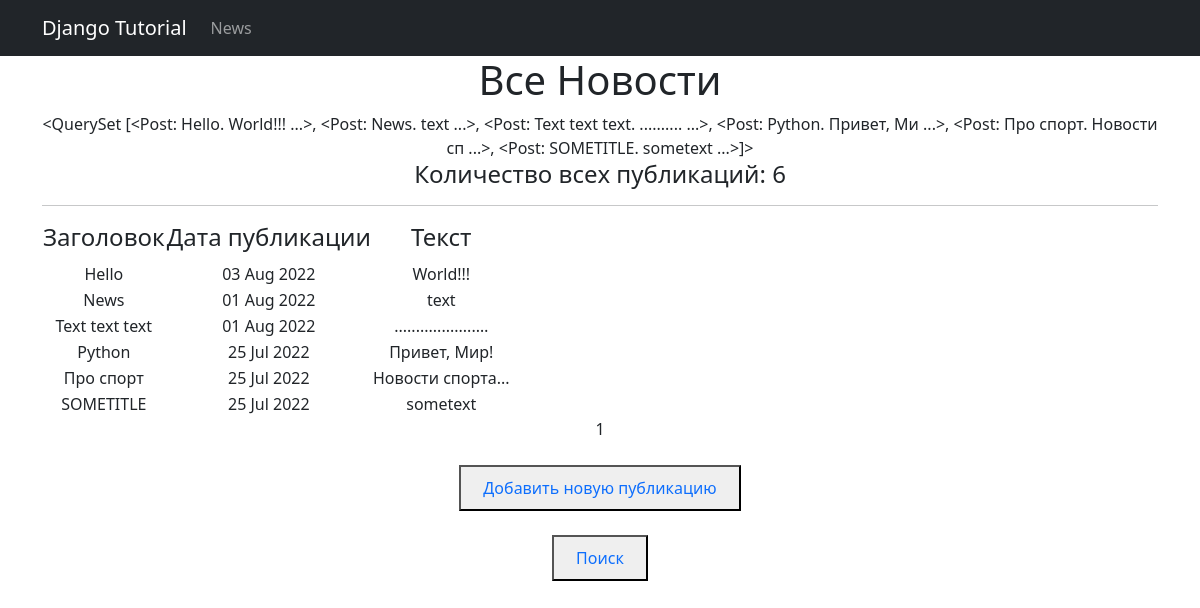
Page /news/ on the committed database.
### news/models.py (models this page shows, shortened)
class Post(models.Model):
    author = models.ForeignKey(Author, on_delete=models.CASCADE)
    NEWS = 'NW'
    ARTICLE = 'AR'
    POSITIONS = (
        (NEWS, 'Новость'),
        (ARTICLE, 'Статья'),
    )
    category_type = models.CharField(max_length=2, choices=POSITIONS, default=ARTICLE)
    created_date = models.DateTimeField(auto_now_add=True)
    post_category = models.ManyToManyField(Category, through='PostCategory')
    title = models.CharField(max_length=128)
    text = models.TextField()
    post_rate = models.IntegerField(default=0)
    def __str__(self):
        return f'{self.title}. {self.text[:10]} ...'

### news/views.py (the view)
# urls.py: path('', PostsList.as_view()),
class PostsList(ListView):
    model = Post
    template_name = 'news.html'
    ordering = ['-created_date']
    context_object_name = 'news'
    paginate_by = 10
    def get_queryset(self):
        queryset = super().get_queryset()
        self.filterset = PostFilter(self.request.GET, queryset)
        return self.filterset.qs
    def get_context_data(self, **kwargs):
        context = super().get_context_data(**kwargs)
        context['filterset'] = self.filterset
        return context

### news/templatetags/custom_filters.py (called while the page is built)
@register.filter(name='censor')
def censor(value):
    text = value.split()
    for word in text:
        if word.lower() in CENSORED:
            value = value.replace(word[1:], "*" * len(word))
    return value

### templates/news.html (shortened to what this page needs)
{% extends 'flatpages/default.html' %}
{% load custom_filters %}
{% block content %}
<h1>Все Новости</h1>
{{news}}
<h4> Количество всех публикаций: {{ news|length }} </h4>
 <hr>
 {% if news %}
      <table>
           <tr>
               <td><h4>Заголовок</h4></td>
               <td><h4>Дата публикации</h4></td>
               <td><h4>Текст</h4></td>
           </tr>
          {% for post in news %}
           <tr>
               <td>{{ post.title|censor }}</td>
               <td>{{ post.created_date|date:'d M Y'}}</td>
               <td>{{ post.text|truncatechars:20|censor }}</td>
           </tr>
           {% endfor %}
       </table>
   {% else %}
       <h2>Новостей нет!</h2>
   {% endif %}
{{ page_obj.number }}
<br>
<br>
<button> <a class="nav-link" href="{% url 'post_create' %}">Добавить новую публикацию</a> </button>
<br>
<br>
<button> <a class="nav-link" href="/news/search/">Поиск</a> </button>
{% endblock content %}

### templates/flatpages/default.html (shortened to what this page needs)
<!DOCTYPE html>
<html lang="en">
    <head>
        {% load static %}
        <link href="{% static 'css/styles.css' %}" rel="stylesheet" />
    </head>
    <body>
        <nav class="navbar navbar-expand-lg navbar-dark bg-dark static-top">
   <div class="container">
       <a class="navbar-brand" href="#">Django Tutorial</a>
       <div class="collapse navbar-collapse" id="navbarResponsive">
           <ul class="navbar-nav ml-auto">
               <li class="nav-item">
                   <a class="nav-link" href="/news/">News</a>
               </li>
           </ul>
       </div>
   </div>
</nav>
        <div class="container">
   <div class="row">
       <div class="col-lg-12 text-center">
           {% block content %}{% endblock content %}
       </div>
   </div>
</div>
    </body>
</html>

### rows in the picture
Post: title+text "<QuerySet [<Post: Hello. World!!! ...>, <Post: News. text ...>, <Post: Text text text. .......... ...>, <Post: Python. Привет, Ми ...>, <Post: Про спорт. Новости сп ...>, <Post: SOMETITLE. sometext ...>]>", title|censor "Hello", created_date "03 Aug 2022", text|censor "World!!!"
Post: title|censor "News", created_date "01 Aug 2022", text|censor "text"
Post: title|censor "Text text text", created_date "01 Aug 2022", text|censor "...................…"
Post: title|censor "Python", created_date "25 Jul 2022", text|censor "Привет, Мир!"
Post: title|censor "Про спорт", created_date "25 Jul 2022", text|censor "Новости спорта..."
Post: title|censor "SOMETITLE", created_date "25 Jul 2022", text|censor "sometext"

### other values in the picture
{{ news|length }} "6"
{{ page_obj.number }} "1"
